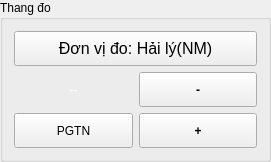
  <widget class="QCustomGroupBox" name="groupBox_18">
   <property name="geometry">
    <rect>
     <x>60</x>
     <y>110</y>
     <width>271</width>
     <height>162</height>
    </rect>
   </property>
   <property name="title">
    <string>Thang đo </string>
   </property>
   <layout class="QGridLayout" name="gridLayout">
    <item row="4" column="1">
     <widget class="QCustomButton" name="toolButton_zoom_out">
      <property name="sizePolicy">
       <sizepolicy hsizetype="Preferred" vsizetype="Preferred">
        <horstretch>0</horstretch>
        <verstretch>0</verstretch>
       </sizepolicy>
      </property>
      <property name="font">
       <font>
        <weight>75</weight>
        <bold>true</bold>
       </font>
      </property>
      <property name="text">
       <string>+</string>
      </property>
      <property name="checkable">
       <bool>false</bool>
      </property>
     </widget>
    </item>
    <item row="3" column="0">
     <widget class="QLabel" name="label_range">
      <property name="palette">
       <palette>
        <active>
         <colorrole role="WindowText">
          <brush brushstyle="SolidPattern">
           <color alpha="255">
            <red>255</red>
            <green>255</green>
            <blue>255</blue>
           </color>
          </brush>
         </colorrole>
         <colorrole role="Button">
          <brush brushstyle="SolidPattern">
           <color alpha="255">
            <red>40</red>
            <green>60</green>
            <blue>100</blue>
           </color>
          </brush>
         </colorrole>
         <colorrole role="Light">
          <brush brushstyle="SolidPattern">
           <color alpha="255">
            <red>0</red>
            <green>0</green>
            <blue>0</blue>
           </color>
          </brush>
         </colorrole>
         <colorrole role="Midlight">
          <brush brushstyle="SolidPattern">
           <color alpha="255">
            <red>0</red>
            <green>0</green>
            <blue>0</blue>
           </color>
          </brush>
         </colorrole>
         <colorrole role="Dark">
          <brush brushstyle="SolidPattern">
           <color alpha="255">
            <red>0</red>
            <green>0</green>
            <blue>0</blue>
           </color>
          </brush>
         </colorrole>
         <colorrole role="Mid">
          <brush brushstyle="SolidPattern">
           <color alpha="255">
            <red>0</red>
            <green>0</green>
            <blue>0</blue>
           </color>
          </brush>
         </colorrole>
         <colorrole role="Text">
          <brush brushstyle="SolidPattern">
           <color alpha="255">
            <red>255</red>
            <green>255</green>
            <blue>255</blue>
           </color>
          </brush>
         </colorrole>
         <colorrole role="BrightText">
          <brush brushstyle="SolidPattern">
           <color alpha="255">
            <red>255</red>
            <green>255</green>
            <blue>255</blue>
           </color>
          </brush>
         </colorrole>
         <colorrole role="ButtonText">
          <brush brushstyle="SolidPattern">
           <color alpha="255">
            <red>255</red>
            <green>255</green>
            <blue>255</blue>
           </color>
          </brush>
         </colorrole>
         <colorrole role="Base">
          <brush brushstyle="SolidPattern">
           <color alpha="255">
            <red>40</red>
            <green>60</green>
            <blue>100</blue>
           </color>
          </brush>
         </colorrole>
         <colorrole role="Window">
          <brush brushstyle="SolidPattern">
           <color alpha="255">
            <red>40</red>
            <green>60</green>
            <blue>100</blue>
           </color>
          </brush>
         </colorrole>
         <colorrole role="Shadow">
          <brush brushstyle="SolidPattern">
           <color alpha="255">
            <red>0</red>
            <green>0</green>
            <blue>0</blue>
           </color>
          </brush>
         </colorrole>
         <colorrole role="AlternateBase">
          <brush brushstyle="SolidPattern">
           <color alpha="255">
            <red>0</red>
            <green>0</green>
            <blue>0</blue>
           </color>
          </brush>
         </colorrole>
         <colorrole role="ToolTipBase">
          <brush brushstyle="SolidPattern">
           <color alpha="255">
            <red>255</red>
            <green>255</green>
            <blue>220</blue>
           </color>
          </brush>
         </colorrole>
         <colorrole role="ToolTipText">
          <brush brushstyle="SolidPattern">
           <color alpha="255">
            <red>0</red>
            <green>0</green>
            <blue>0</blue>
           </color>
          </brush>
         </colorrole>
        </active>
        <inactive>
         <colorrole role="WindowText">
          <brush brushstyle="SolidPattern">
           <color alpha="255">
            <red>255</red>
            <green>255</green>
            <blue>255</blue>
           </color>
          </brush>
         </colorrole>
         <colorrole role="Button">
          <brush brushstyle="SolidPattern">
           <color alpha="255">
            <red>40</red>
            <green>60</green>
            <blue>100</blue>
           </color>
          </brush>
         </colorrole>
         <colorrole role="Light">
          <brush brushstyle="SolidPattern">
           <color alpha="255">
            <red>0</red>
            <green>0</green>
            <blue>0</blue>
           </color>
          </brush>
         </colorrole>
         <colorrole role="Midlight">
          <brush brushstyle="SolidPattern">
           <color alpha="255">
            <red>0</red>
            <green>0</green>
            <blue>0</blue>
           </color>
          </brush>
         </colorrole>
         <colorrole role="Dark">
          <brush brushstyle="SolidPattern">
           <color alpha="255">
            <red>0</red>
            <green>0</green>
            <blue>0</blue>
           </color>
          </brush>
         </colorrole>
         <colorrole role="Mid">
          <brush brushstyle="SolidPattern">
           <color alpha="255">
            <red>0</red>
            <green>0</green>
            <blue>0</blue>
           </color>
          </brush>
         </colorrole>
         <colorrole role="Text">
          <brush brushstyle="SolidPattern">
           <color alpha="255">
            <red>255</red>
            <green>255</green>
            <blue>255</blue>
           </color>
          </brush>
         </colorrole>
         <colorrole role="BrightText">
          <brush brushstyle="SolidPattern">
           <color alpha="255">
            <red>255</red>
            <green>255</green>
            <blue>255</blue>
           </color>
          </brush>
         </colorrole>
         <colorrole role="ButtonText">
          <brush brushstyle="SolidPattern">
           <color alpha="255">
            <red>255</red>
            <green>255</green>
            <blue>255</blue>
           </color>
          </brush>
         </colorrole>
         <colorrole role="Base">
          <brush brushstyle="SolidPattern">
           <color alpha="255">
            <red>40</red>
            <green>60</green>
            <blue>100</blue>
           </color>
          </brush>
         </colorrole>
         <colorrole role="Window">
          <brush brushstyle="SolidPattern">
           <color alpha="255">
            <red>40</red>
            <green>60</green>
            <blue>100</blue>
           </color>
          </brush>
         </colorrole>
         <colorrole role="Shadow">
          <brush brushstyle="SolidPattern">
           <color alpha="255">
            <red>0</red>
            <green>0</green>
            <blue>0</blue>
           </color>
          </brush>
         </colorrole>
         <colorrole role="AlternateBase">
          <brush brushstyle="SolidPattern">
           <color alpha="255">
            <red>0</red>
            <green>0</green>
            <blue>0</blue>
           </color>
          </brush>
         </colorrole>
         <colorrole role="ToolTipBase">
          <brush brushstyle="SolidPattern">
           <color alpha="255">
            <red>255</red>
            <green>255</green>
            <blue>220</blue>
           </color>
          </brush>
         </colorrole>
         <colorrole role="ToolTipText">
          <brush brushstyle="SolidPattern">
           <color alpha="255">
            <red>0</red>
            <green>0</green>
            <blue>0</blue>
           </color>
          </brush>
         </colorrole>
        </inactive>
        <disabled>
         <colorrole role="WindowText">
          <brush brushstyle="SolidPattern">
           <color alpha="255">
            <red>0</red>
            <green>0</green>
            <blue>0</blue>
           </color>
          </brush>
         </colorrole>
         <colorrole role="Button">
          <brush brushstyle="SolidPattern">
           <color alpha="255">
            <red>40</red>
            <green>60</green>
            <blue>100</blue>
           </color>
          </brush>
         </colorrole>
         <colorrole role="Light">
          <brush brushstyle="SolidPattern">
           <color alpha="255">
            <red>0</red>
            <green>0</green>
            <blue>0</blue>
           </color>
          </brush>
         </colorrole>
         <colorrole role="Midlight">
          <brush brushstyle="SolidPattern">
           <color alpha="255">
            <red>0</red>
            <green>0</green>
            <blue>0</blue>
           </color>
          </brush>
         </colorrole>
         <colorrole role="Dark">
          <brush brushstyle="SolidPattern">
           <color alpha="255">
            <red>0</red>
            <green>0</green>
            <blue>0</blue>
           </color>
          </brush>
         </colorrole>
         <colorrole role="Mid">
          <brush brushstyle="SolidPattern">
           <color alpha="255">
            <red>0</red>
            <green>0</green>
            <blue>0</blue>
           </color>
          </brush>
         </colorrole>
         <colorrole role="Text">
          <brush brushstyle="SolidPattern">
           <color alpha="255">
            <red>0</red>
            <green>0</green>
            <blue>0</blue>
           </color>
          </brush>
         </colorrole>
         <colorrole role="BrightText">
          <brush brushstyle="SolidPattern">
           <color alpha="255">
            <red>255</red>
            <green>255</green>
            <blue>255</blue>
           </color>
          </brush>
         </colorrole>
         <colorrole role="ButtonText">
          <brush brushstyle="SolidPattern">
           <color alpha="255">
            <red>0</red>
            <green>0</green>
            <blue>0</blue>
           </color>
          </brush>
         </colorrole>
         <colorrole role="Base">
          <brush brushstyle="SolidPattern">
           <color alpha="255">
            <red>40</red>
            <green>60</green>
            <blue>100</blue>
           </color>
          </brush>
         </colorrole>
         <colorrole role="Window">
          <brush brushstyle="SolidPattern">
           <color alpha="255">
            <red>40</red>
            <green>60</green>
            <blue>100</blue>
           </color>
          </brush>
         </colorrole>
         <colorrole role="Shadow">
          <brush brushstyle="SolidPattern">
           <color alpha="255">
            <red>0</red>
            <green>0</green>
            <blue>0</blue>
           </color>
          </brush>
         </colorrole>
         <colorrole role="AlternateBase">
          <brush brushstyle="SolidPattern">
           <color alpha="255">
            <red>0</red>
            <green>0</green>
            <blue>0</blue>
           </color>
          </brush>
         </colorrole>
         <colorrole role="ToolTipBase">
          <brush brushstyle="SolidPattern">
           <color alpha="255">
            <red>255</red>
            <green>255</green>
            <blue>220</blue>
           </color>
          </brush>
         </colorrole>
         <colorrole role="ToolTipText">
          <brush brushstyle="SolidPattern">
           <color alpha="255">
            <red>0</red>
            <green>0</green>
            <blue>0</blue>
           </color>
          </brush>
         </colorrole>
        </disabled>
       </palette>
      </property>
      <property name="styleSheet">
       <string notr="true">font: 14pt &quot;MS Sans Serif&quot;;</string>
      </property>
      <property name="text">
       <string>--</string>
      </property>
      <property name="alignment">
       <set>Qt::AlignCenter</set>
      </property>
     </widget>
    </item>
    <item row="3" column="1">
     <widget class="QCustomButton" name="toolButton_zoom_in">
      <property name="sizePolicy">
       <sizepolicy hsizetype="Preferred" vsizetype="Preferred">
        <horstretch>0</horstretch>
        <verstretch>0</verstretch>
       </sizepolicy>
      </property>
      <property name="font">
       <font>
        <weight>75</weight>
        <bold>true</bold>
       </font>
      </property>
      <property name="text">
       <string>-</string>
      </property>
      <property name="checkable">
       <bool>false</bool>
      </property>
     </widget>
    </item>
    <item row="4" column="0">
     <widget class="QCustomButton" name="toolButton_auto_adapt">
      <property name="sizePolicy">
       <sizepolicy hsizetype="Preferred" vsizetype="Preferred">
        <horstretch>0</horstretch>
        <verstretch>0</verstretch>
       </sizepolicy>
      </property>
      <property name="text">
       <string>PGTN</string>
      </property>
      <property name="checkable">
       <bool>true</bool>
      </property>
     </widget>
    </item>
    <item row="0" column="0" colspan="2">
     <widget class="QCustomButton" name="toolButton_setRangeUnit">
      <property name="sizePolicy">
       <sizepolicy hsizetype="Preferred" vsizetype="Preferred">
        <horstretch>0</horstretch>
        <verstretch>0</verstretch>
       </sizepolicy>
      </property>
      <property name="font">
       <font>
        <pointsize>12</pointsize>
       </font>
      </property>
      <property name="text">
       <string>Đơn vị đo: Hải lý(NM)</string>
      </property>
      <property name="checkable">
       <bool>false</bool>
      </property>
     </widget>
    </item>
   </layout>
  </widget>
